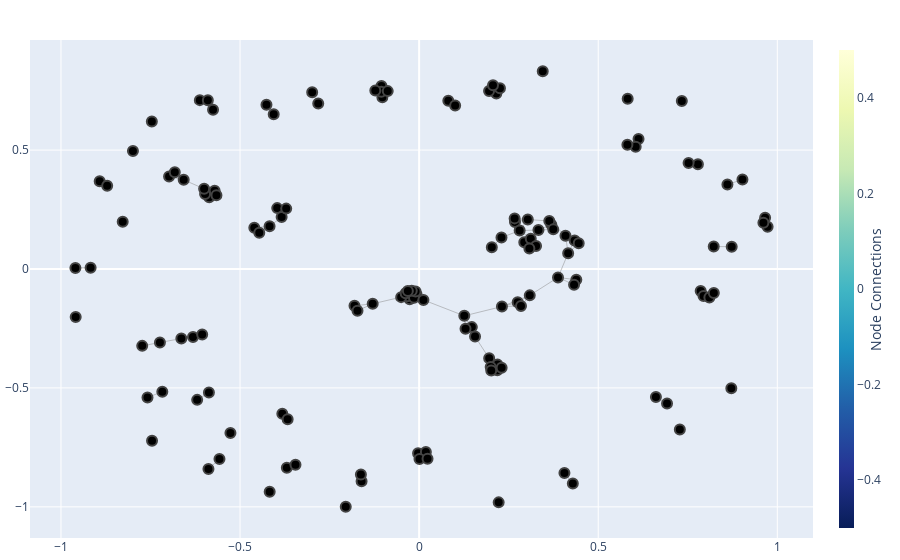

The notebook cell this image was saved under:
### Code cell
plot_graph(sub_G)

### Figure 1 — Plotly figure (JSON) as saved in the notebook; plotly's stock layout.template omitted (floating-point values rounded to 4 significant figures; data arrays with more than 128 entries replaced by an {"elided": "..."} marker saying what was removed)
{"data": [{"hoverinfo": "none", "line": {"color": "#888", "width": 0.5}, "mode": "lines", "type": "scatter", "x": {"elided": "600 float values"}, "y": {"elided": "600 float values"}}, {"hoverinfo": "text", "marker": {"color": [], "colorbar": {"thickness": 15, "title": {"side": "right", "text": "Node Connections"}, "xanchor": "left"}, "colorscale": [[0, "rgb(255,255,217)"], [0.125, "rgb(237,248,177)"], [0.25, "rgb(199,233,180)"], [0.375, "rgb(127,205,187)"], [0.5, "rgb(65,182,196)"], [0.625, "rgb(29,145,192)"], [0.75, "rgb(34,94,168)"], [0.875, "rgb(37,52,148)"], [1, "rgb(8,29,88)"]], "line": {"width": 2}, "reversescale": true, "showscale": true, "size": 10}, "mode": "markers", "text": {"elided": "140 str values"}, "type": "scatter", "x": {"elided": "140 float values"}, "y": {"elided": "140 float values"}}], "layout": {"hovermode": "closest", "margin": {"b": 20, "l": 5, "r": 5, "t": 40}, "showlegend": false}}
